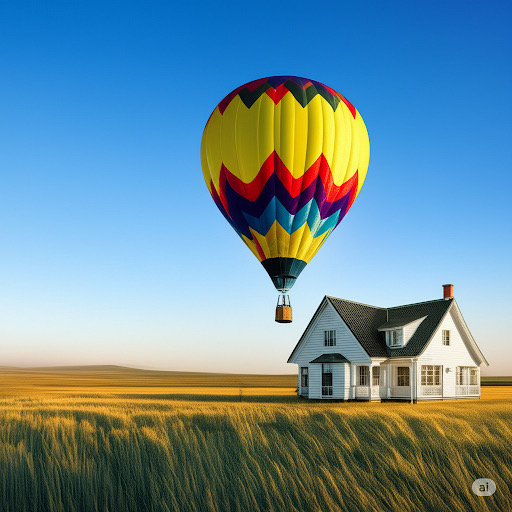
#> input picture images/balloon_house.jpg, 512 x 512 px
$ python -i comic_utils.py   (imports and definitions only)
#> lines starting #> are read from the running program, lines starting #| are printed output that depends on the picture; after the words box and inside, x2 and y2 are one past the last pixel; in counts of white or black regions, pixels touching at a corner belong together
#> further down, picture is the input picture: shape (512, 512, 3); mean B, G, R 153.8, 140.6, 106.5
import cv2
import numpy as np

def process_comic_style(image, canny_thresh1=50, canny_thresh2=150, num_colors_kmeans=8, gaussian_blur_ksize=(5,5)):
#> called with canny_thresh1 = 50, canny_thresh2 = 150, num_colors_kmeans = 8, gaussian_blur_ksize = (5, 5)
    if image is None:
        print("Error: Input image is None")
        return None

    # 1. Edge Detection
    gray = cv2.cvtColor(image, cv2.COLOR_BGR2GRAY)
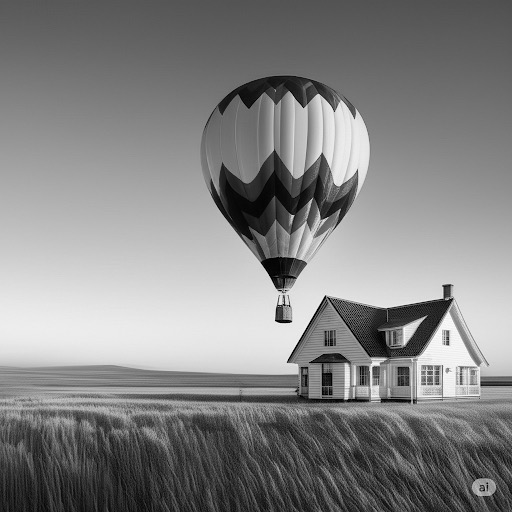
#> gray: shape (512, 512); min 0, max 254, mean 131.9
    blurred = cv2.GaussianBlur(gray, gaussian_blur_ksize, 0)
    edges = cv2.Canny(blurred, canny_thresh1, canny_thresh2)
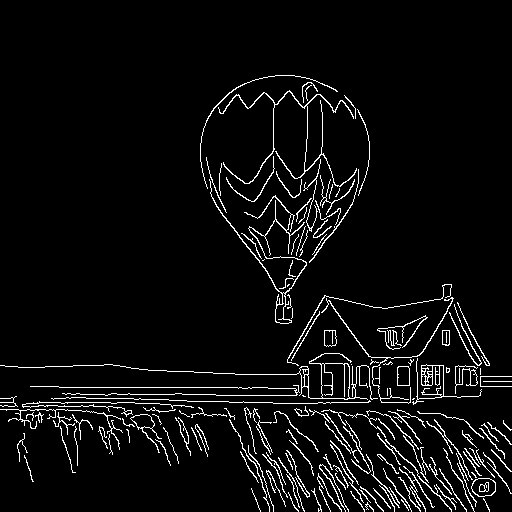
#> edges: shape (512, 512); 5% white in thin lines or dots, all inside (x1, y1, x2, y2) = (0, 75, 512, 512)

    # 2. Color Simplification/Quantization
    pixels = image.reshape((-1, 3))
    pixels = np.float32(pixels)

    criteria = (cv2.TERM_CRITERIA_EPS + cv2.TERM_CRITERIA_MAX_ITER, 20, 0.1)
    flags = cv2.KMEANS_RANDOM_CENTERS

    compactness, labels, centers = cv2.kmeans(pixels, num_colors_kmeans, None, criteria, 10, flags)
#> compactness = 309267363.5; centers = [[224.9, 160.8, 81.47], [203.2, 120.2, 22.66], [246.8, 202.8, 145.8], [46.05, 77.25, 87.98], [35.98, 41.68, 32.16], [229, 226.9, 212.6], [41.85, 117.9, 159.6], [50.48, 190, 228.6]]

    centers = np.uint8(centers)
#> centers = [[224, 160, 81], [203, 120, 22], [246, 202, 145], [46, 77, 87], [35, 41, 32], [229, 226, 212], [41, 117, 159], [50, 189, 228]]
    quantized_img_flat = centers[labels.flatten()]
    quantized_img = quantized_img_flat.reshape(image.shape)
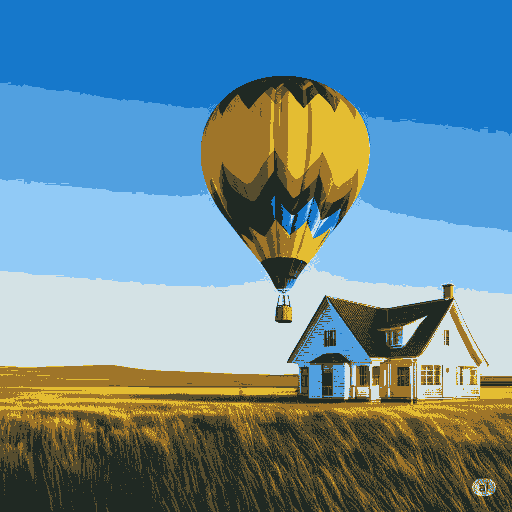
#> quantized_img: shape (512, 512, 3); mean B, G, R 153.2, 140, 105.9

    # 3. Combine Edges and Color
    comic_style_image = quantized_img.copy()
    comic_style_image[edges == 255] = [0, 0, 0]
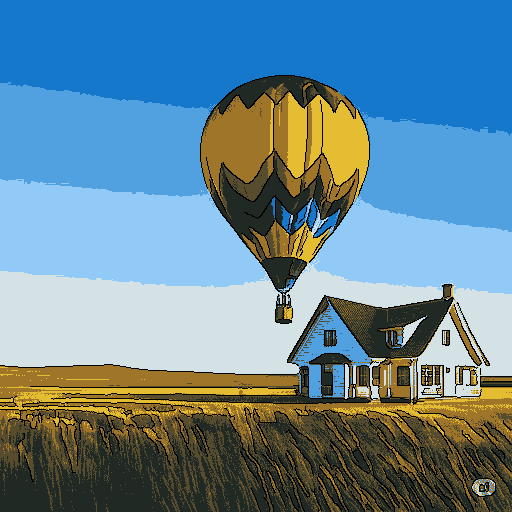
#> comic_style_image: shape (512, 512, 3); 5.01% of pixels changed, all inside (x1, y1, x2, y2) = (0, 75, 512, 512)

    return comic_style_image

>>> import cv2
>>> picture = cv2.imread('images/balloon_house.jpg')
>>> result = process_comic_style(picture)

$ run again, on images/house.jpg
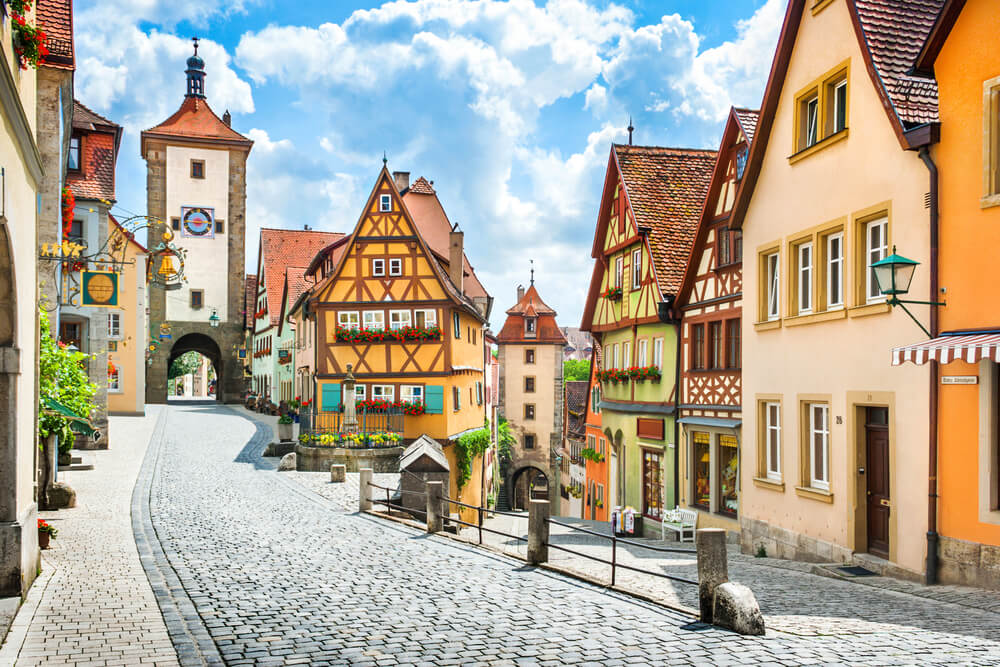
#> input picture images/house.jpg, 1000 x 667 px
#> picture is the input picture: shape (667, 1000, 3); mean B, G, R 149.7, 166.1, 175.4
#> in process_comic_style, `edges = cv2.Canny(blurred, canny_thresh1, canny_thresh2)`:
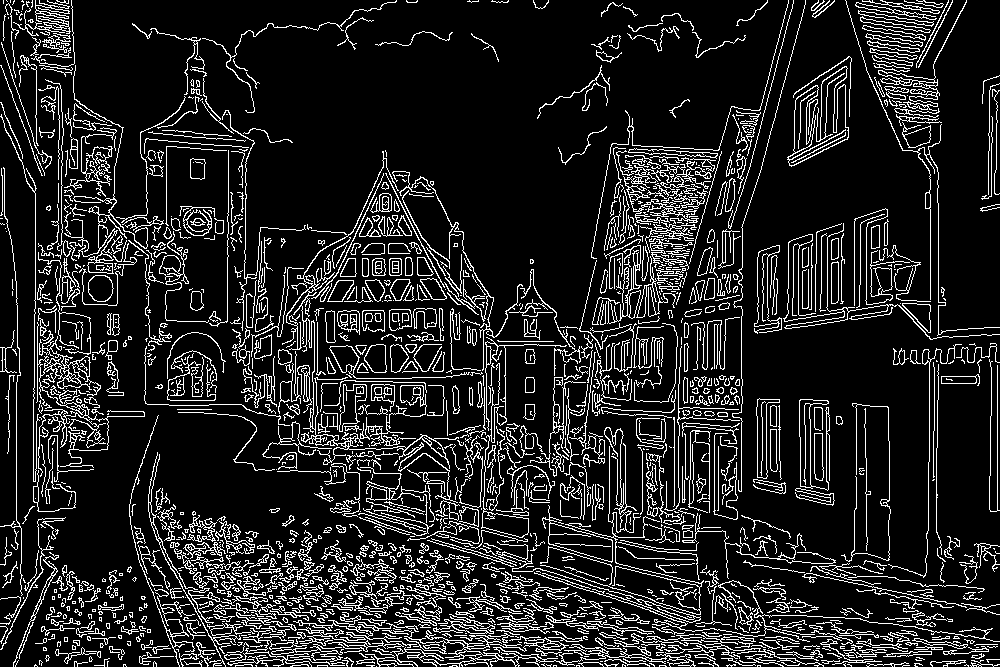
#> edges: shape (667, 1000); 13.5% white in thin lines or dots
#> in process_comic_style, `compactness, labels, centers = cv2.kmeans(pixels, num_colors_kmeans, N..`: compactness = 779115233.3; centers = [[133.3, 150, 154.6], [28.02, 40.98, 57.25], [70.93, 158.6, 232.6], [70.19, 88.9, 101.7], [175.2, 200.6, 219.4], [241.5, 200.2, 138.2], [235.5, 232.6, 223.3], [56, 103.9, 159.2]]
#> in process_comic_style, `centers = np.uint8(centers)`: centers = [[133, 150, 154], [28, 40, 57], [70, 158, 232], [70, 88, 101], [175, 200, 219], [241, 200, 138], [235, 232, 223], [55, 103, 159]]
#> in process_comic_style, `comic_style_image[edges == 255] = [0, 0, 0]`:
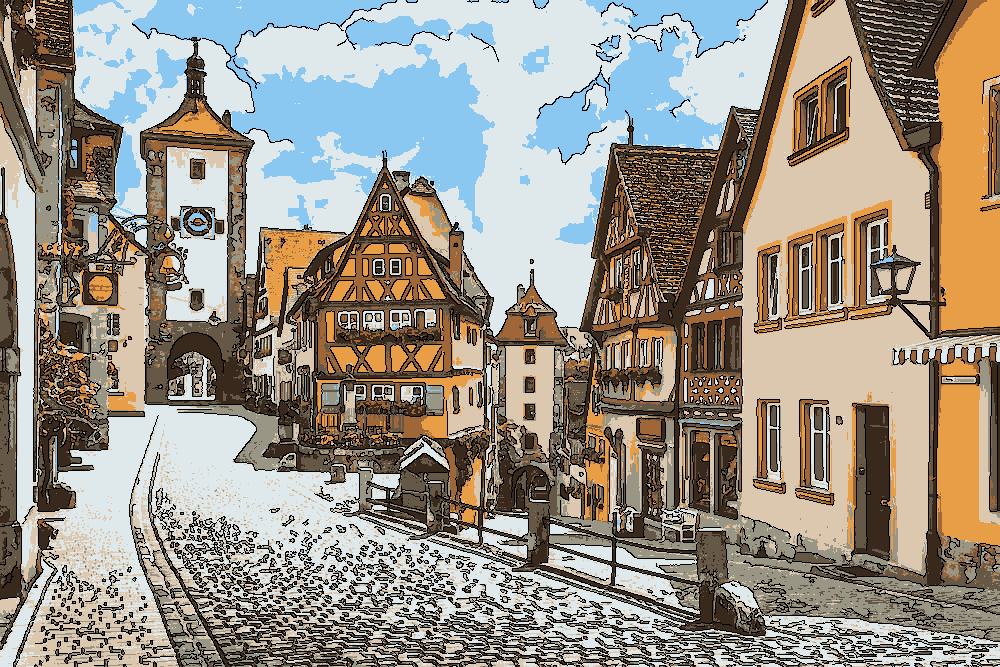
#> comic_style_image: shape (667, 1000, 3); mean B, G, R 132.5, 145.5, 152.7
